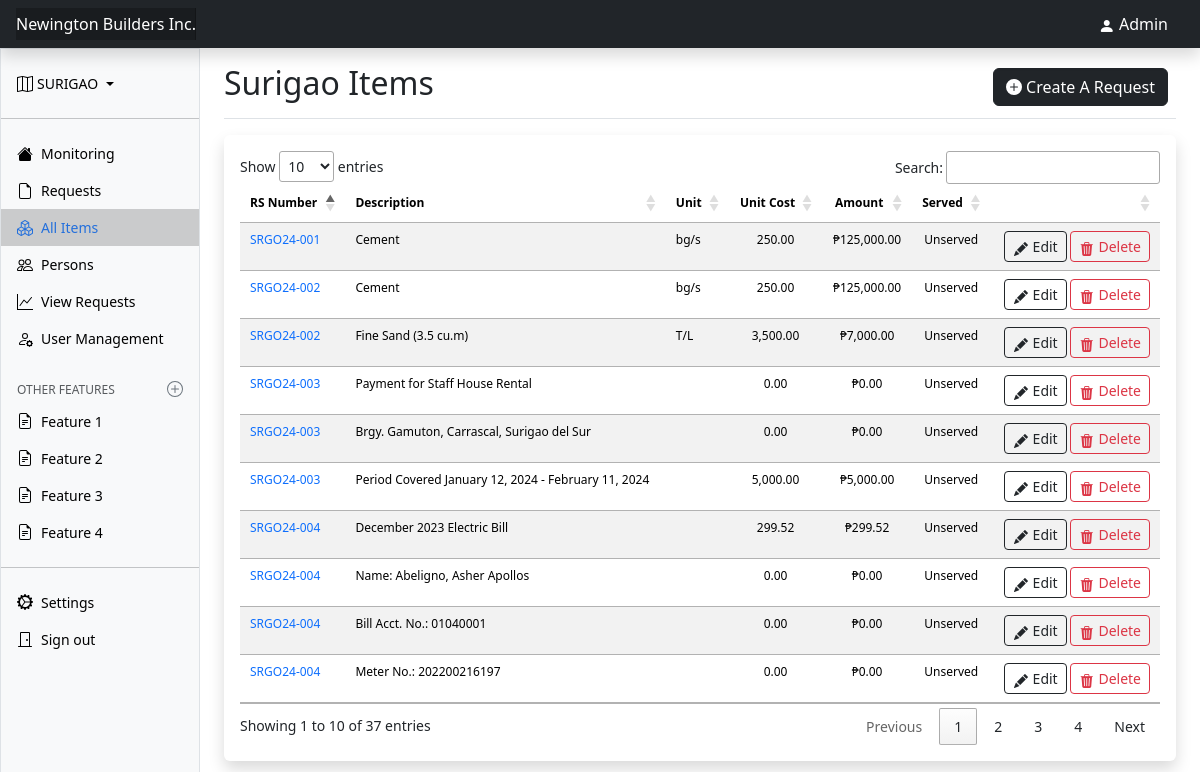
Page /surigao/list_view_items/ (signed in) on the committed database.
### surigao_requests/models.py (models this page shows, shortened)
class SurigaoRequestItems(models.Model):
    header = models.ForeignKey(SurigaoRequestHeader, on_delete=models.CASCADE)
    item_id = models.CharField(max_length=100, blank=True)
    ignore = models.BooleanField(default=False)
    description = models.CharField(max_length=60)
    quantity = models.DecimalField(decimal_places=2, max_digits=10, blank=True, default=0)
    unit = models.CharField(max_length=20, blank=True)
    unit_cost = models.DecimalField(decimal_places=2, max_digits=10, blank=True, default=0)
    amount = models.DecimalField(max_digits=10, decimal_places=2, default=0)
    served = models.BooleanField(default=False)

class SurigaoRequestHeader(models.Model):
    user = models.ForeignKey(User, on_delete=models.CASCADE)
    rs_number = models.CharField(max_length=16, primary_key=True)
    particulars = models.CharField(max_length=100)
    payee = models.CharField(max_length=70, blank=True, null=True)
    project = models.CharField(max_length=100)
    urgent = models.BooleanField()
    note = models.CharField(max_length=165, null=True, blank=True)
    date_requested = models.DateField()
    date_needed = models.DateField()
    last_modified = models.DateField(auto_now_add=True)
    created = models.DateField(auto_now=True)

### surigao_requests/views.py (the view)
# urls.py: path('list_view_items/', views.list_view_items, name='bukidnon_list_view_items'),
def list_view_items(request):
    if request.user.is_authenticated:
        items = SurigaoRequestItems.objects.all()
        return render(request, 'main/actions/list_view_items.html', {'items':items, 'title':'Surigao'})
    else:
        return redirect('login')

### surigao_requests/forms.py
class SurigaoRequestHeaderForm(forms.ModelForm):
    class Meta:
        model = SurigaoRequestHeader
        fields = [
            'rs_number',
            'payee',
            'particulars',
            'project',
            'note',
            'urgent',
            'date_requested',
            'date_needed'
        ]
    rs_number = forms.CharField(widget=forms.TextInput(attrs={'class':'form-control'}))
    particulars = forms.CharField(widget=forms.TextInput(attrs={'class':'form-control'}))
    payee = forms.CharField(widget=forms.TextInput(attrs={'class':'form-control'}), required=False)
    note = forms.CharField(widget=forms.TextInput(attrs={'class':'form-control'}), required=False)
    project = forms.CharField(widget=forms.TextInput(attrs={'class':'form-control','max_length':'"100"'}))
    date_requested = forms.DateField(widget=forms.DateInput(attrs={'class':'form-control', 'type':'date', 'autocomplete':'off'}))
    date_needed = forms.DateField(widget=forms.DateInput(attrs={'class':'form-control', 'type':'date', 'autocomplete':'off'}))

### surigao_requests/templatetags/surigao_tags.py (called while the page is built)
@register.inclusion_tag('main/actions/modals/modal_add_requestForm.html')
def renderAddRequestForm():
    rs_number = f"SRGO{str(timezone.now().year)[2:]}-"
    try:
        idx = SurigaoRequestHeader.objects.all()
        rs_number += str(len(idx)+1).zfill(3)
    except:
        rs_number += str(1).zfill(3)
    form = SurigaoRequestHeaderForm(initial={'rs_number':rs_number})
    return {'form':form, 'title':'Surigao'}

@register.inclusion_tag('main/actions/modals/modal_form.html')
def editItemsModal(item_id):
    form = SurigaoRequestAddItemsForm(instance=SurigaoRequestItems.objects.get(pk=item_id))
    return {'form':form}

### main/templates/main/actions/list_view_items.html (shortened to what this page needs)
{% extends 'main/base.html' %}
{% load humanize %}
{% block content-title %} {{title}} Items {% endblock %}
{% block content %}
<div class="table-responsive small rounded shadow p-3 mb-3">
    <table class="table table-striped table-sm table-hover" id="items-data-table" style="font-size: 9pt;">
        <thead>
            <tr>
                <th>RS Number</th>
                <th>Description</th>
                <th>Unit</th>
                <th class="text-center">Unit Cost</th>
                <th class="text-center">Amount</th>
                <th>Served</th>
                <th></th>
            </tr>
        </thead>
        <tbody>
            {% for item in items %}
            <tr>
                <td>
                    {% if title == 'Davao' %}
                    <a href="{% url 'davao_rsView' item.header.rs_number %}" class="text-decoration-none text-none">
                        {{item.header.rs_number}}
                    </a>
                    {% elif title == 'Cotabato' %}
                    <a href="{% url 'cotabato_rsView' item.header.rs_number %}" class="text-decoration-none text-none">
                        {{item.header.rs_number}}
                    </a>
                    {% elif title == 'Negros' %}
                    <a href="{% url 'negros_rsView' item.header.rs_number %}" class="text-decoration-none text-none">
                        {{item.header.rs_number}}
                    </a>
                    {% elif title == 'Surigao' %}
                    <a href="{% url 'surigao_rsView' item.header.rs_number %}" class="text-decoration-none text-none">
                        {{item.header.rs_number}}
                    </a>
                    {% elif title == 'Bukidnon' %}
                    <a href="{% url 'bukidnon_rsView' item.header.rs_number %}" class="text-decoration-none text-none">
                        {{item.header.rs_number}}
                    </a>
                    {% endif %}
                </td>
                <td>{{item.description}} {{item.item_id}}</td>
                <td>{{item.unit}}</td>
                <td class="text-center">{{item.unit_cost|intcomma}}</td>
                <td class="text-center">₱{{item.amount|intcomma}}</td>
                <td class="text-center">
                    {% if item.served %}
                    Served
                    {% else %}
                    Unserved
                    {% endif %}
                </td>
                <td class="text-end">
                    <button data-bs-toggle="modal" data-bs-target="#editItemModal-{{item.id}}"
                        class="btn btn-outline-dark btn-sm">
                        <i class="bi bi-pencil-fill"></i>
                        Edit
                    </button>
                    <button onclick="confirmDelete('{{ item.id }}', '{{ item.description }}' + ' {{ item.item_id }}')"
                        role="button" class="btn btn-outline-danger btn-sm">
                        <i class="bi bi-trash3-fill"></i>
                        Delete
                    </button>
                </td>
            </tr>
                        {% if title == 'Davao' %}
                                {% load davao_tags %}
                        {% elif title == 'Cotabato' %}
                                {% load cotabato_tags %}
                        {% elif title == 'Negros' %}
                                {% load negros_tags %}
                        {% elif title == 'Surigao' %}
                                {% load surigao_tags %}
                        {% elif title == 'Bukidnon' %}
                                {% load bukidnon_tags %}
                        {% endif %}
            {% endfor %}
        </tbody>
    </table>
</div>
{% endblock %}

### main/templates/main/header.html (shortened to what this page needs)
<header class="navbar sticky-top bg-dark flex-md-nowrap px-3 shadow" data-bs-theme="light">
  <div>
    <a class="navbar-brand col-md-3 col-lg-2 me-0  fs-6 text-white" href="#">Newington Builders Inc.</a>
  </div>
  <div class="mx-3 mb-0 text-white py-1 align-middle">
    <i class="bi bi-person-fill text-white"></i>
    {{user.username|title}}
  </div>
</header>

### main/static/main/css/dashboard.css (style rules this page uses)
.bi { display: inline-block; width: 1rem; height: 1rem; }
.navbar-brand { padding-top: .75rem; padding-bottom: .75rem; background-color: rgba(0, 0, 0, .25); box-shadow: inset -1px 0 0 rgba(0, 0, 0, .25); }

### main/templates/main/base.html (style rules this page uses)
.bi { vertical-align: -.125em; fill: currentColor; }

### rows in the picture
SurigaoRequestItems: header.rs_number "SRGO24-001", description "Cement", unit "bg/s", unit_cost "250.00", amount "125,000.00", served "Unserved"
SurigaoRequestItems: header.rs_number "SRGO24-002", description "Cement", unit "bg/s", unit_cost "250.00", amount "125,000.00", served "Unserved"
SurigaoRequestItems: header.rs_number "SRGO24-002", description "Fine Sand (3.5 cu.m)", unit "T/L", unit_cost "3,500.00", amount "7,000.00", served "Unserved"
SurigaoRequestItems: header.rs_number "SRGO24-003", description "Payment for Staff House Rental", unit_cost "0.00", amount "0.00", served "Unserved"
SurigaoRequestItems: header.rs_number "SRGO24-003", description "Brgy. Gamuton, Carrascal, Surigao del Sur", unit_cost "0.00", amount "0.00", served "Unserved"
SurigaoRequestItems: header.rs_number "SRGO24-003", description "Period Covered January 12, 2024 - February 11, 2024", unit_cost "5,000.00", amount "5,000.00", served "Unserved"
SurigaoRequestItems: header.rs_number "SRGO24-004", description "December 2023 Electric Bill", unit_cost "299.52", amount "299.52", served "Unserved"
SurigaoRequestItems: header.rs_number "SRGO24-004", description "Name: Abeligno, Asher Apollos", unit_cost "0.00", amount "0.00", served "Unserved"
SurigaoRequestItems: header.rs_number "SRGO24-004", description "Bill Acct. No.: 01040001", unit_cost "0.00", amount "0.00", served "Unserved"
SurigaoRequestItems: header.rs_number "SRGO24-004", description "Meter No.: 202200216197", unit_cost "0.00", amount "0.00", served "Unserved"

### other values in the picture
{{ user.username|title }} "Admin"
{{ title|upper }} "SURIGAO"
{{ title }} "Surigao"
